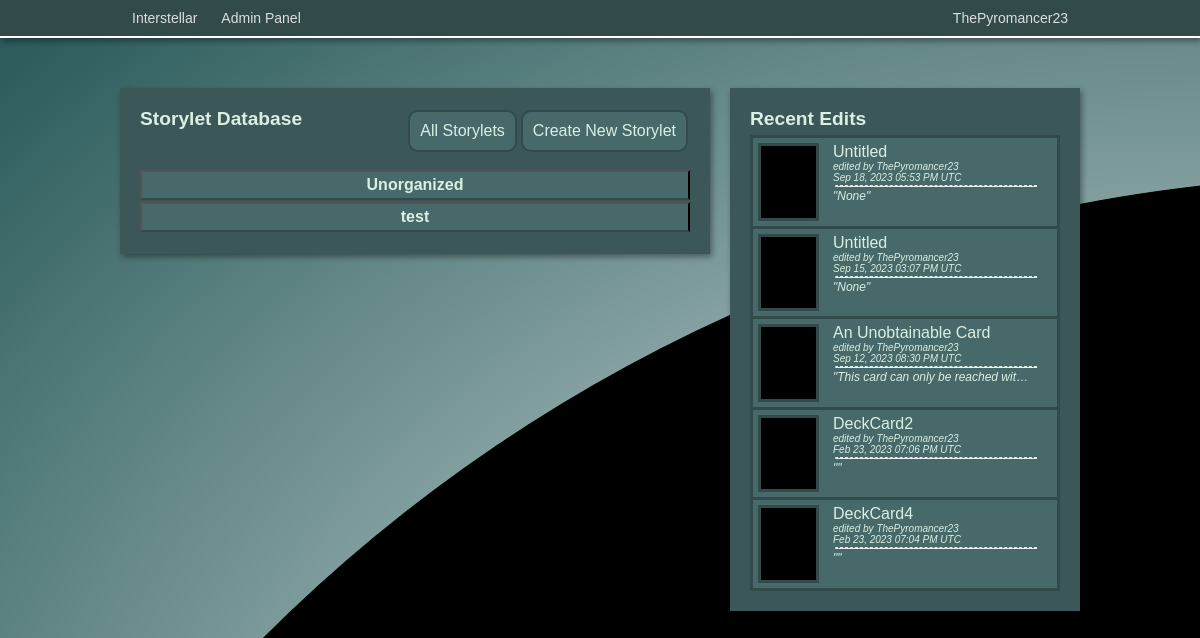
Page /admin/storylets?tab=user (signed in) on the committed database.
### app/models.py (models this page shows, shortened)
class User(UserMixin, db.Model):
    id = db.Column(db.Integer, primary_key=True)
    username = db.Column(db.String(64), index=True, unique=True)
    email = db.Column(db.String(120), index=True, unique=True)
    password_hash = db.Column(db.String(128))
    privilege_level = db.Column(db.Integer, default=1)
    last_online = db.Column(db.DateTime, default=datetime.utcnow)
    created_storylets = db.relationship('Storylet', backref='author', lazy='dynamic')
    current_hand = db.relationship('Hand', backref='user', lazy='dynamic')

class Storylet(db.Model):
    id = db.Column(db.Integer, primary_key=True)
    title = db.Column(db.String)
    image = db.Column(db.String)
    description = db.Column(db.Text)
    branches = db.relationship('Branch', backref='parent_storylet', lazy='dynamic')
    deck = db.Column(db.String)
    area = db.Column(db.String)
    urgency = db.Column(db.String)
    order = db.Column(db.Integer)
    notes = db.Column(db.Text)
    escapable = db.Column(db.Boolean)
    tag = db.Column(db.String)
    user_id = db.Column(db.Integer, db.ForeignKey('user.id'))
    last_edit = db.Column(db.DateTime, default=datetime.utcnow())
    last_editor = db.Column(db.String)
    in_hand = db.relationship('Hand', backref='storylet', lazy='dynamic')
    requirements = db.relationship('StoryletQualityRequirements', backref='requirements', lazy='dynamic')

### app/admin/routes.py (the view)
@bp.route('/storylets')
@login_required
def storylets():
    if current_user.privilege_level > 1:
        tab = request.args.get('tab', 'all', type=str)
        tags = []
        if tab == 'all':
            tag_list = db.session.query(Storylet.tag.distinct().label("tag")).all()
            for tag in tag_list:
                tag = str(tag).replace('(', '').replace(')', '').replace(',', '').replace("'", "")
                if tag == 'None':
                    tags.append(Tag(None, 0))
                else:
                    tags.append(Tag(tag, 0))
        elif tab == 'user':
            tag_list = db.session.query(Storylet.tag.distinct().label("tag")).filter(Storylet.user_id == current_user.id).all()
            for tag in tag_list:
                tag = str(tag).replace('(', '').replace(')', '').replace(',', '').replace("'", "")
                if tag == 'None':
                    tags.append(Tag(None, current_user.id))
                else:
                    tags.append(Tag(tag, current_user.id))
        tags.sort()
        recents = db.session.query(Storylet).order_by(Storylet.last_edit.desc()).limit(5).all()
        return render_template('storylets.html', recents=recents, tags=tags, tab=tab)
    else:
        return redirect(url_for('index'))

### app/admin/classes.py (called while the page is built)
    def __lt__(self, other):
        return self.name < other.name

### app/models.py (called while the page is built)
@login.user_loader
def load_user(id):
    return User.query.get(int(id))

### app/routes.py (called while the page is built)
@app.before_request
def before_request():
    if current_user.is_authenticated:
        current_user.last_online = datetime.utcnow()
        db.session.commit()

### app/admin/templates/storylets.html (shortened to what this page needs)
<!DOCTYPE html>
<html>
<head>
    <link rel="stylesheet" href="{{ url_for('admin.static', filename='css/admin.css') }}">
</head>
<body>
{% include 'navbar.html' %}
<div class="pageblock"></div>
<div style="width: 960px; margin: auto;">
    <div style="width: 550px;" class=" storylet-column game boxshadow">
        <a href="{{ url_for('admin.edit_storylet') }}" class="adm-btn-link"><div class="adm-btn">Create New Storylet</div></a>
        {% if tab == 'all' %}
        <a href="{{ url_for('admin.storylets', tab='user') }}" class="adm-btn-link"><div class="adm-btn">My Storylets</div></a>
        {% else %}
        <a href="{{ url_for('admin.storylets') }}" class="adm-btn-link"><div class="adm-btn">All Storylets</div></a>
        {% endif %}
        <h2 style="margin-bottom: 40px;">Storylet Database</h2>
        <div id="all-storylets-panel">
            {% for tag in tags %}
            <button class="no-brdr storylet-tag"><h2>{{tag.name}}</h2></button>
            {% endfor %}
        </div>
    </div>
    <div style="margin-left: 20px; width: 310px;" class="storylet-column game boxshadow">
        <h2 style="margin-bottom: 8px">Recent Edits</h2>
        {% for storylet in recents %}
        <div id="recent-storylet-panel">
            <a class= "storylet" href="{{ url_for('admin.edit_storylet', id=storylet.id) }}">
            <div class="recent-left">
                <div class="recent-image-cont">
                    <center><img style="width: 55px;" class="digitaleffect" src="{{ url_for('static', filename='images/' + storylet.image) }}" width="80px"></center>
                </div>
            </div>
            <div class="recent-right">
                <p class="recent-text"><bold>{{ storylet.title }}</bold></p>
                <p class="recent-text" style="font-size: 10px;"><em>edited by {{ storylet.author.username }}</em></p>
                <p class="recent-text" style="font-size: 10px;"><em>{{ storylet.last_edit.strftime("%b %d, %Y %I:%M %p UTC") }}</em></p>
                <hr class="recent-divider recent-text">
                <p class="recent-text" style="font-size: 12px;"><em>"{{ storylet.description }}"</em></p>
            </div>
            </a>
        </div>
        {% endfor %}
    </div>
</div>
</body>
</html>

### app/templates/navbar.html (shortened to what this page needs)
<div class="navbar boxshadow">
    <div class="navbar-inner">
        <a class="nav-link" href="{{ url_for('index') }}">Interstellar</a>
        {% if current_user.is_authenticated %}
            <div class="dropdown-container">
                <div class="ddbtn nav-link">{{current_user.username}}</div>
                </div>
            </div>
            {% if current_user.privilege_level > 1 %}
            <div style="float: left;" class="dropdown-container">
                <a href="{{ url_for('admin.admin') }}"><div class="ddbtn nav-link">Admin Panel</div></a>
                </div>
            </div>
            {% endif %}
        {% endif %}

### app/admin/static/css/admin.css (style rules this page uses)
.navbar { width: 100%; overflow: hidden; border-bottom: solid white 2px; background: #324A4A; }
.navbar-inner { margin: auto; width: 960px; }
.nav-link { float: left; color: #f2f2f2e1; text-align: center; text-decoration: none; padding: 10px 12px; font-size: 14px; }
.dropdown-container { float: right; overflow: hidden; }
.pageblock { height: 50px; width: 100%; }
* { margin: 0; }
.game { background-color: #3C5757; }
body { font-family: arial; background: black url("images/background.png") no-repeat; color: rgb(218, 239, 227); }
.boxshadow { box-shadow: 2px 3px 6px rgba(0, 0, 0, 0.4); }
.digitaleffect { background: #CFE5E8 url("images/digitaleffect.gif") repeat scroll 0% 0%; }
h2 { font-size: 1.2em; font-weight:bold; }
.adm-btn-link { background-color: #486969; border-radius: 10px; text-decoration: none; padding: 10px; margin: 2px; color:rgb(218, 239, 227); float: right; border-style: solid; border-width: 2px; border-color:#324A4A }
.storylet-column { padding: 20px; float: left; }
.storylet-tag { background-color:#486969; border-bottom: #324A4A solid 2px; cursor: pointer; padding: 4px; margin-bottom: 2px; width: 100%; color: rgb(218, 239, 227); transition: 0.4s; }
.storylet { border-color:#324A4A; background-color:#486969; border-style: solid; width: auto; display: grid; grid-template-columns: 80px 245px; grid-template-rows: auto auto; margin-top: -3px; text-decoration: none; color: rgb(218, 239, 227); }
.recent-left { padding: 5px; }
.recent-right { padding: 5px; padding-left: 0px; }
.recent-image-cont { background:#CFE5E8; border:#324A4A; border-style: solid; border-width: 3px; width: 55px; height: 71.5px; }
.recent-text { width: 200px; overflow: hidden; white-space: nowrap; text-overflow: ellipsis; }
.recent-divider { border-top-width: 1px; border-top-color:rgb(218, 239, 227); border-top-style: dashed; margin: 2px; }

### rows in the picture
User: username "ThePyromancer23"
Storylet: image (picture), title "Untitled", author.username "ThePyromancer23", last_edit "Sep 18, 2023 05:53 PM UTC", description "None"
Storylet: image (picture), title "Untitled", author.username "ThePyromancer23", last_edit "Sep 15, 2023 03:07 PM UTC", description "None"
Storylet: image (picture), title "An Unobtainable Card", author.username "ThePyromancer23", last_edit "Sep 12, 2023 08:30 PM UTC", description "This card can only be reached wit…"
Storylet: image (picture), title "DeckCard2", author.username "ThePyromancer23", last_edit "Feb 23, 2023 07:06 PM UTC"
Storylet: image (picture), title "DeckCard4", author.username "ThePyromancer23", last_edit "Feb 23, 2023 07:04 PM UTC"

### other values in the picture
{{ tag.name }} "Unorganized" "test"
